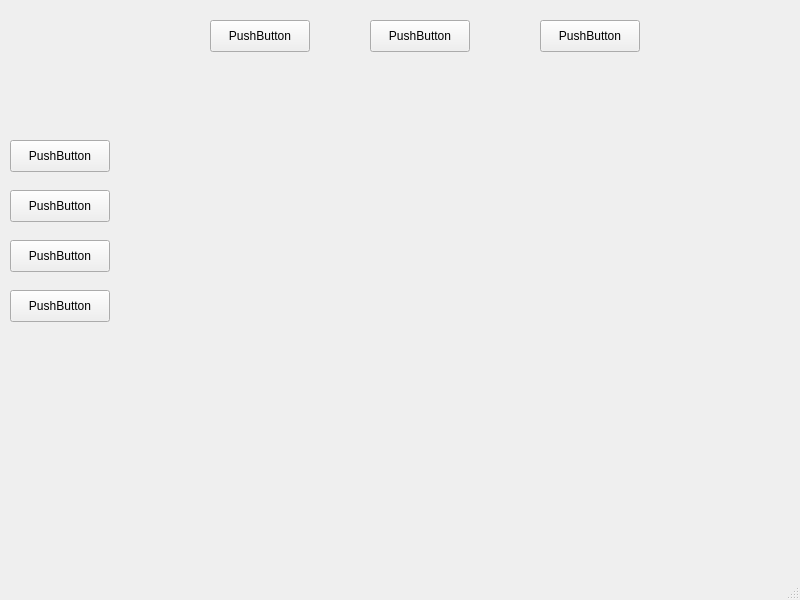
<?xml version="1.0" encoding="UTF-8"?>
<ui version="4.0">
 <class>MainWindow</class>
 <widget class="QMainWindow" name="MainWindow">
  <property name="geometry">
   <rect>
    <x>0</x>
    <y>0</y>
    <width>800</width>
    <height>600</height>
   </rect>
  </property>
  <property name="windowTitle">
   <string>MainWindow</string>
  </property>
  <widget class="QWidget" name="centralwidget">
   <widget class="QPushButton" name="pushButtonTemp">
    <property name="geometry">
     <rect>
      <x>210</x>
      <y>20</y>
      <width>100</width>
      <height>32</height>
     </rect>
    </property>
    <property name="text">
     <string>PushButton</string>
    </property>
   </widget>
   <widget class="QPushButton" name="pushButtonPress">
    <property name="geometry">
     <rect>
      <x>370</x>
      <y>20</y>
      <width>100</width>
      <height>32</height>
     </rect>
    </property>
    <property name="text">
     <string>PushButton</string>
    </property>
   </widget>
   <widget class="QPushButton" name="pushButtonLight">
    <property name="geometry">
     <rect>
      <x>540</x>
      <y>20</y>
      <width>100</width>
      <height>32</height>
     </rect>
    </property>
    <property name="text">
     <string>PushButton</string>
    </property>
   </widget>
   <widget class="QPushButton" name="pushButtonHour">
    <property name="geometry">
     <rect>
      <x>10</x>
      <y>140</y>
      <width>100</width>
      <height>32</height>
     </rect>
    </property>
    <property name="text">
     <string>PushButton</string>
    </property>
   </widget>
   <widget class="QPushButton" name="pushButtonDay">
    <property name="geometry">
     <rect>
      <x>10</x>
      <y>190</y>
      <width>100</width>
      <height>32</height>
     </rect>
    </property>
    <property name="text">
     <string>PushButton</string>
    </property>
   </widget>
   <widget class="QPushButton" name="pushButtonWeek">
    <property name="geometry">
     <rect>
      <x>10</x>
      <y>240</y>
      <width>100</width>
      <height>32</height>
     </rect>
    </property>
    <property name="text">
     <string>PushButton</string>
    </property>
   </widget>
   <widget class="QPushButton" name="pushButtonMonth">
    <property name="geometry">
     <rect>
      <x>10</x>
      <y>290</y>
      <width>100</width>
      <height>32</height>
     </rect>
    </property>
    <property name="text">
     <string>PushButton</string>
    </property>
   </widget>
  </widget>
  <widget class="QMenuBar" name="menubar">
   <property name="geometry">
    <rect>
     <x>0</x>
     <y>0</y>
     <width>800</width>
     <height>36</height>
    </rect>
   </property>
  </widget>
  <widget class="QStatusBar" name="statusbar"/>
 </widget>
 <resources/>
 <connections/>
</ui>
